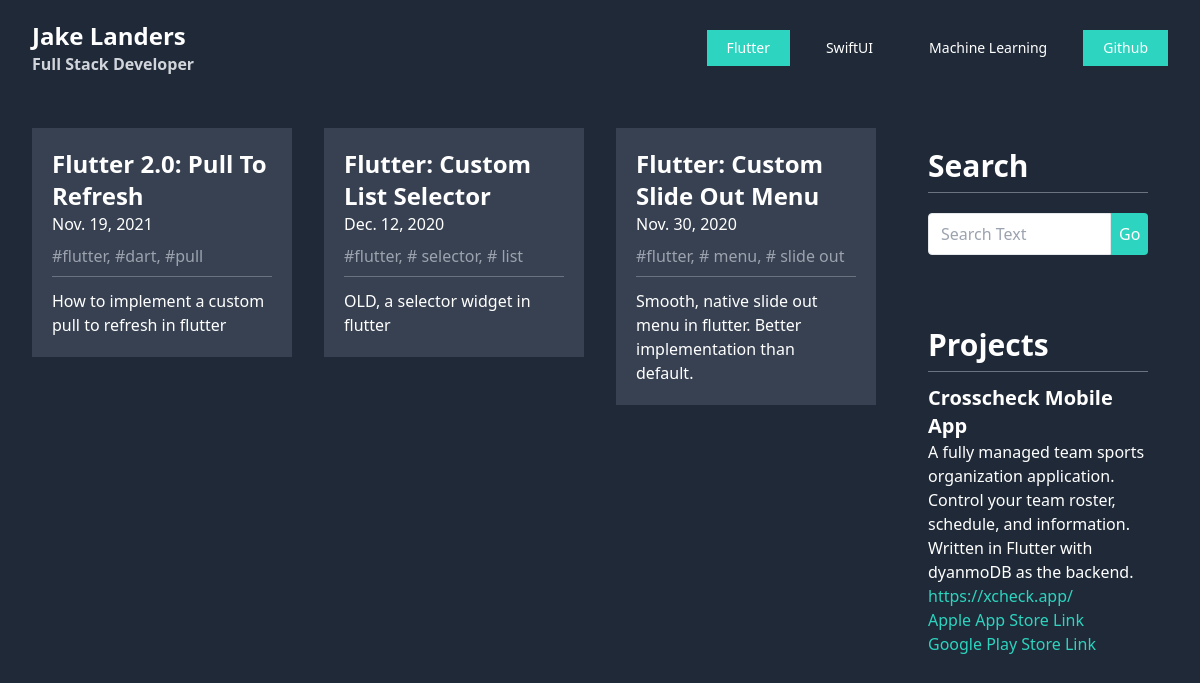
The page /flutter/ on the database its author committed.
### blog/models.py (models this page shows, shortened)
class Article(models.Model):
    title = models.CharField(max_length=200)
    category = models.ForeignKey(Category, on_delete=models.CASCADE)
    date = models.DateField("date posted")
    description = models.TextField(default="")
    body = models.TextField()
    tags = models.CharField(max_length=200, default="")
    def get_tags_small(self):
        if self.tags == "":
            return ""
        else:
            list_tags = self.tags.split(",")
            list_tags = list_tags[:3]
            tag_str = ""
            for i in list_tags:
                if i == list_tags[-1]:
                    tag_str = tag_str + "#{}".format(i)
                else:
                    tag_str = tag_str + "#{}, ".format(i)
            return tag_str

### blog/views.py (the view)
# urls.py: path("flutter/", views.flutter, name="flutter"),
def flutter(request):
    if request.method == "POST":
        search_text = request.POST.get("search")
        if search_text is not None and search_text != "":
            print("redirecting to search articles function")
            return HttpResponseRedirect(reverse("article_search", args=[search_text]))
    articles = Article.objects.filter(category__title="Flutter")
    if request.method == "POST":
        print("post")
    return render(
        request,
        "blog/articles/article_list.html",
        {"articles": articles, "category": "Flutter"},
    )

### templates/blog/articles/article_list.html (shortened to what this page needs)
{% extends "base.html" %}
{% block content %}
<head>
</head>
<div class="">
    {% if articles%}
    <div class="md:grid md:grid-cols-2 lg:grid-cols-3 md:gap-8">
        {% for article in articles %}
        <div class="pb-8 md:pb-0">
            <a href="{% url 'article_detail' article.category.title|lower article.id %}">
                <div
                    class="p-5 bg-gray-700 sm:hover:bg-teal-400 sm:hover:scale-105 sm:hover:shadow-lg sm:transition-all">
                    <h1 class="text-2xl font-bold">
                        {{ article.title }}
                    </h1>
                    <p class="pb-2">
                        {{ article.date }}
                    </p>
                    <p class="pb-2 text-gray-400">
                        {{ article.get_tags_small }}
                    </p>
                    <hr class="solid text-gray-500">
                    <p class="pt-3">
                        {{ article.description }}
                    </p>
                </div>
            </a>
        </div>
        {% endfor %}
    </div>
    {% else %}
    <h2 class="text-4xl text-white font-bold">
        There are no articles here.
    </h2>
    {% endif %}
</div>
{% endblock content %}

### rows shown on the page
Article: title "Flutter 2.0: Pull To Refresh", date "Nov. 19, 2021", get_tags_small "#flutter, #dart, #pull", description "How to implement a custom pull to refresh in flutter"
Article: title "Flutter: Custom List Selector", date "Dec. 12, 2020", get_tags_small "#flutter, # selector, # list", description "OLD, a selector widget in flutter"
Article: title "Flutter: Custom Slide Out Menu", date "Nov. 30, 2020", get_tags_small "#flutter, # menu, # slide out", description "Smooth, native slide out menu in flutter. Better implementation than default."
